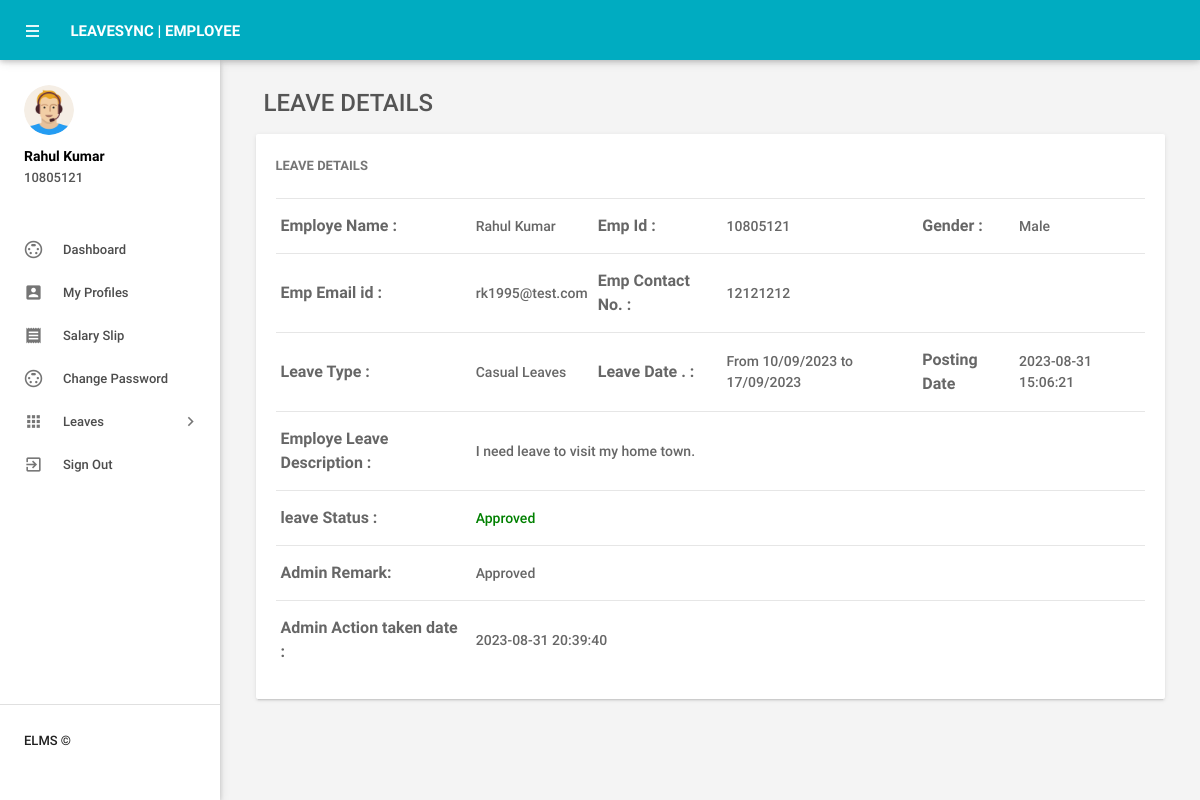
/leave-details.php?leaveid=11 (signed in), run on the app's committed database.
### tables this page shows
CREATE TABLE `tblemployees` (
  `id` int(11) NOT NULL,
  `EmpId` varchar(100) NOT NULL,
  `FirstName` varchar(150) DEFAULT NULL,
  `LastName` varchar(150) DEFAULT NULL,
  `EmailId` varchar(200) DEFAULT NULL,
  `Password` varchar(180) DEFAULT NULL,
  `Gender` varchar(100) DEFAULT NULL,
  `Dob` varchar(100) DEFAULT NULL,
  `Department` varchar(255) DEFAULT NULL,
  `Address` varchar(255) DEFAULT NULL,
  `City` varchar(200) DEFAULT NULL,
  `Country` varchar(150) DEFAULT NULL,
  `Phonenumber` char(11) DEFAULT NULL,
  `salary` varchar(11) NOT NULL,
  `Status` int(1) DEFAULT NULL,
  `RegDate` timestamp NULL DEFAULT current_timestamp()
);

CREATE TABLE `tblleaves` (
  `id` int(11) NOT NULL,
  `LeaveType` varchar(110) DEFAULT NULL,
  `ToDate` varchar(120) DEFAULT NULL,
  `FromDate` varchar(120) DEFAULT NULL,
  `Description` mediumtext DEFAULT NULL,
  `PostingDate` timestamp NULL DEFAULT current_timestamp(),
  `AdminRemark` mediumtext DEFAULT NULL,
  `AdminRemarkDate` varchar(120) DEFAULT NULL,
  `Status` int(1) DEFAULT NULL,
  `IsRead` int(1) DEFAULT NULL,
  `empid` int(11) DEFAULT NULL
);

### leave-details.php (the view, shortened to what this page needs)
<?php
include('includes/config.php');
if(strlen($_SESSION['emplogin'])==0)
    {
header('location:index.php');
}
else{
 ?>
<!DOCTYPE html>
<html lang="en">
    <head>
        <link type="text/css" rel="stylesheet" href="assets/plugins/materialize/css/materialize.min.css"/>
        <link href="assets/plugins/material-preloader/css/materialPreloader.min.css" rel="stylesheet">
        <link href="assets/plugins/datatables/css/jquery.dataTables.min.css" rel="stylesheet">
                <link href="assets/plugins/google-code-prettify/prettify.css" rel="stylesheet" type="text/css"/>
        <link href="assets/css/alpha.min.css" rel="stylesheet" type="text/css"/>
        <link href="assets/css/custom.css" rel="stylesheet" type="text/css"/>
    </head>
    <body>
       <?php include('includes/header.php');?>
       <?php include('includes/sidebar.php');?>
            <main class="mn-inner">
                <div class="row">
                    <div class="col s12">
                        <div class="page-title" style="font-size:24px;">Leave Details</div>
                    </div>
                    <div class="col s12 m12 l12">
                        <div class="card">
                            <div class="card-content">
                                <span class="card-title">Leave Details</span>
                                <table id="example" class="display responsive-table ">
                                    <tbody>
<?php
$lid=intval($_GET['leaveid']);
$sql = "SELECT tblleaves.id as lid,tblemployees.FirstName,tblemployees.LastName,tblemployees.EmpId,tblemployees.id,tblemployees.Gender,tblemployees.Phonenumber,tblemployees.EmailId,tblleaves.LeaveType,tblleaves.ToDate,tblleaves.FromDate,tblleaves.Description,tblleaves.PostingDate,tblleaves.Status,tblleaves.AdminRemark,tblleaves.AdminRemarkDate from tblleaves join tblemployees on tblleaves.empid=tblemployees.id where tblleaves.id=:lid";
$query = $dbh -> prepare($sql);
$query->bindParam(':lid',$lid,PDO::PARAM_STR);
$query->execute();
$results=$query->fetchAll(PDO::FETCH_OBJ);
$cnt=1;
if($query->rowCount() > 0)
{
foreach($results as $result)
{
      ?>
                                        <tr>
                                            <td style="font-size:16px;"> <b>Employe Name :</b></td>
                                              <td>
                                                <?php echo htmlentities($result->FirstName." ".$result->LastName);?></td>
                                              <td style="font-size:16px;"><b>Emp Id :</b></td>
                                              <td><?php echo htmlentities($result->EmpId);?></td>
                                              <td style="font-size:16px;"><b>Gender :</b></td>
                                              <td><?php echo htmlentities($result->Gender);?></td>
                                          </tr>
                                          <tr>
                                             <td style="font-size:16px;"><b>Emp Email id :</b></td>
                                            <td><?php echo htmlentities($result->EmailId);?></td>
                                             <td style="font-size:16px;"><b>Emp Contact No. :</b></td>
                                            <td><?php echo htmlentities($result->Phonenumber);?></td>
                                            <td>&nbsp;</td>
                                             <td>&nbsp;</td>
                                        </tr>
  <tr>
                                             <td style="font-size:16px;"><b>Leave Type :</b></td>
                                            <td><?php echo htmlentities($result->LeaveType);?></td>
                                             <td style="font-size:16px;"><b>Leave Date . :</b></td>
                                            <td>From <?php echo htmlentities($result->FromDate);?> to <?php echo htmlentities($result->ToDate);?></td>
                                            <td style="font-size:16px;"><b>Posting Date</b></td>
                                           <td><?php echo htmlentities($result->PostingDate);?></td>
                                        </tr>
<tr>
                                             <td style="font-size:16px;"><b>Employe Leave Description : </b></td>
                                            <td colspan="5"><?php echo htmlentities($result->Description);?></td>
                                        </tr>
<tr>
<td style="font-size:16px;"><b>leave Status :</b></td>
<td colspan="5"><?php $stats=$result->Status;
if($stats==1){
?>
<span style="color: green">Approved</span>
 <?php } if($stats==2)  { ?>
<span style="color: red">Not Approved</span>
<?php } if($stats==0)  { ?>
 <span style="color: blue">waiting for approval</span>
 <?php } ?>
</td>
</tr>
<tr>
<td style="font-size:16px;"><b>Admin Remark: </b></td>
<td colspan="5"><?php
if($result->AdminRemark==""){
  echo "waiting for Approval";
}
else{
echo htmlentities($result->AdminRemark);
}
?></td>
 </tr>
 <tr>
<td style="font-size:16px;"><b>Admin Action taken date : </b></td>
<td colspan="5"><?php
if($result->AdminRemarkDate==""){
  echo "NA";
}
else{
echo htmlentities($result->AdminRemarkDate);
}
?></td>
 </tr>
                                         <?php $cnt++;} }?>
                                    </tbody>
                                </table>
                            </div>
                        </div>
                    </div>
                </div>
            </main>
        </div>
        <div class="left-sidebar-hover"></div>
    </body>
</html>
<?php } ?>

### includes/sidebar.php (shortened to what this page needs)
<aside id="slide-out" class="side-nav white fixed">
    <div class="side-nav-wrapper">
        <div class="sidebar-profile">
            <div class="sidebar-profile-image">
                <img src="assets/images/profile-image.png" class="circle" alt="">
            </div>
            <div class="sidebar-profile-info">
                <?php
                   $eid = $_SESSION['eid'];
                   $sql = "SELECT FirstName,LastName,EmpId from  tblemployees where id=:eid";
                   $query = $dbh->prepare($sql);
                   $query->bindParam(':eid', $eid, PDO::PARAM_STR);
                   $query->execute();
                   $results = $query->fetchAll(PDO::FETCH_OBJ);
                   if ($query->rowCount() > 0) {
                       foreach ($results as $result) {               ?>
                        <p><?php echo htmlentities($result->FirstName . " " . $result->LastName); ?></p>
                        <span><?php echo htmlentities($result->EmpId) ?></span>
                <?php }
                   } ?>
            </div>
        </div>
        <ul class="sidebar-menu collapsible collapsible-accordion" data-collapsible="accordion">
            <li class="no-padding"><a class="waves-effect waves-grey" href="dashboard.php"><i class="material-icons">settings_input_svideo</i>Dashboard</a></li>
            <li class="no-padding"><a class="waves-effect waves-grey" href="myprofile.php"><i class="material-icons">account_box</i>My Profiles</a></li>
            <li class="no-padding"><a class="waves-effect waves-grey" href="salaryslip.php?id=<?php echo $eid; ?>"><i class="material-icons">receipt</i>Salary Slip</a></li>
            <li class="no-padding"><a class="waves-effect waves-grey" href="emp-changepassword.php"><i class="material-icons">settings_input_svideo</i>Change Password</a></li>
            <li class="no-padding">
                <a class="collapsible-header waves-effect waves-grey"><i class="material-icons">apps</i>Leaves<i class="nav-drop-icon material-icons">keyboard_arrow_right</i></a>
            </li>
            <li class="no-padding">
                <a class="waves-effect waves-grey" href="logout.php"><i class="material-icons">exit_to_app</i>Sign Out</a>
            </li>
        </ul>
        <div class="footer">
            <p class="copyright"> ELMS ©</p>
        </div>
    </div>
</aside>

### data on the page
tblemployees: FirstName+LastName "Rahul Kumar", EmpId "10805121"
tblleaves: tblemployees.FirstName+LastName "Rahul Kumar", tblemployees.EmpId "10805121", tblemployees.Gender "Male", tblemployees.EmailId "rk1995@test.com", tblemployees.Phonenumber "12121212", LeaveType "Casual Leaves", FromDate "10/09/2023", ToDate "17/09/2023", PostingDate "2023-08-31 15:06:21", Description "I need leave to visit my home town.", Status "Approved", AdminRemark "Approved", AdminRemarkDate "2023-08-31 20:39:40"
